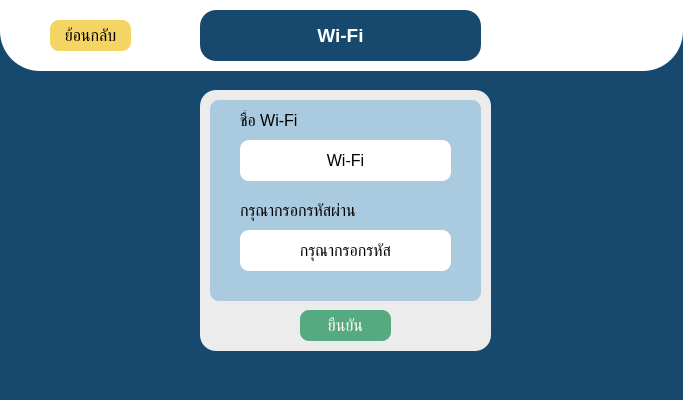
<?xml version="1.0" encoding="UTF-8"?>
<ui version="4.0">
 <class>wifi2</class>
 <widget class="QMainWindow" name="wifi2">
  <property name="geometry">
   <rect>
    <x>0</x>
    <y>0</y>
    <width>683</width>
    <height>400</height>
   </rect>
  </property>
  <property name="windowTitle">
   <string>Wi-Fi</string>
  </property>
  <property name="styleSheet">
   <string notr="true">
background-color: rgb(23, 73, 110);</string>
  </property>
  <widget class="QWidget" name="centralwidget">
   <widget class="QFrame" name="frame">
    <property name="geometry">
     <rect>
      <x>0</x>
      <y>-60</y>
      <width>683</width>
      <height>131</height>
     </rect>
    </property>
    <property name="styleSheet">
     <string notr="true">border-radius: 40px;
background-color: rgb(255, 255, 255);</string>
    </property>
    <property name="frameShape">
     <enum>QFrame::StyledPanel</enum>
    </property>
    <property name="frameShadow">
     <enum>QFrame::Raised</enum>
    </property>
    <widget class="QLabel" name="label">
     <property name="geometry">
      <rect>
       <x>200</x>
       <y>70</y>
       <width>281</width>
       <height>51</height>
      </rect>
     </property>
     <property name="font">
      <font>
       <pointsize>14</pointsize>
       <weight>75</weight>
       <bold>true</bold>
      </font>
     </property>
     <property name="styleSheet">
      <string notr="true">border-radius: 16px;
color: rgb(255, 255, 255);
background-color: rgb(23, 73, 110);</string>
     </property>
     <property name="frameShape">
      <enum>QFrame::Box</enum>
     </property>
     <property name="lineWidth">
      <number>1</number>
     </property>
     <property name="text">
      <string>Wi-Fi</string>
     </property>
     <property name="textFormat">
      <enum>Qt::AutoText</enum>
     </property>
     <property name="scaledContents">
      <bool>false</bool>
     </property>
     <property name="alignment">
      <set>Qt::AlignCenter</set>
     </property>
     <property name="wordWrap">
      <bool>true</bool>
     </property>
    </widget>
    <widget class="QPushButton" name="add_back_pushButton">
     <property name="geometry">
      <rect>
       <x>50</x>
       <y>80</y>
       <width>81</width>
       <height>31</height>
      </rect>
     </property>
     <property name="font">
      <font>
       <pointsize>12</pointsize>
      </font>
     </property>
     <property name="styleSheet">
      <string notr="true">border-radius: 9px;
color: rgb(0, 0, 0);
background-color: rgb(244, 212, 99);</string>
     </property>
     <property name="text">
      <string>ย้อนกลับ</string>
     </property>
    </widget>
   </widget>
   <widget class="QFrame" name="frame_2">
    <property name="geometry">
     <rect>
      <x>200</x>
      <y>90</y>
      <width>291</width>
      <height>261</height>
     </rect>
    </property>
    <property name="styleSheet">
     <string notr="true">border-radius: 16px;
background-color: rgb(236, 236, 236);</string>
    </property>
    <property name="frameShape">
     <enum>QFrame::StyledPanel</enum>
    </property>
    <property name="frameShadow">
     <enum>QFrame::Raised</enum>
    </property>
    <widget class="QFrame" name="frame_3">
     <property name="geometry">
      <rect>
       <x>10</x>
       <y>10</y>
       <width>271</width>
       <height>201</height>
      </rect>
     </property>
     <property name="styleSheet">
      <string notr="true">border-radius: 9px;
background-color: rgb(170, 203, 223);</string>
     </property>
     <property name="frameShape">
      <enum>QFrame::StyledPanel</enum>
     </property>
     <property name="frameShadow">
      <enum>QFrame::Raised</enum>
     </property>
     <widget class="QLabel" name="name_wifi">
      <property name="geometry">
       <rect>
        <x>30</x>
        <y>10</y>
        <width>191</width>
        <height>21</height>
       </rect>
      </property>
      <property name="font">
       <font>
        <pointsize>12</pointsize>
       </font>
      </property>
      <property name="text">
       <string>ชื่อ Wi-Fi</string>
      </property>
     </widget>
     <widget class="QLabel" name="label_2">
      <property name="geometry">
       <rect>
        <x>30</x>
        <y>40</y>
        <width>211</width>
        <height>41</height>
       </rect>
      </property>
      <property name="font">
       <font>
        <pointsize>12</pointsize>
        <weight>50</weight>
        <bold>false</bold>
       </font>
      </property>
      <property name="styleSheet">
       <string notr="true">border-radius: 9px;
color: rgb(0, 0, 0);
background-color: rgb(255, 255, 255);</string>
      </property>
      <property name="frameShape">
       <enum>QFrame::Box</enum>
      </property>
      <property name="lineWidth">
       <number>1</number>
      </property>
      <property name="text">
       <string>Wi-Fi</string>
      </property>
      <property name="textFormat">
       <enum>Qt::AutoText</enum>
      </property>
      <property name="scaledContents">
       <bool>false</bool>
      </property>
      <property name="alignment">
       <set>Qt::AlignCenter</set>
      </property>
      <property name="wordWrap">
       <bool>true</bool>
      </property>
     </widget>
     <widget class="QLabel" name="label_3">
      <property name="geometry">
       <rect>
        <x>30</x>
        <y>130</y>
        <width>211</width>
        <height>41</height>
       </rect>
      </property>
      <property name="font">
       <font>
        <pointsize>12</pointsize>
        <weight>50</weight>
        <bold>false</bold>
       </font>
      </property>
      <property name="styleSheet">
       <string notr="true">border-radius: 9px;
color: rgb(0, 0, 0);
background-color: rgb(255, 255, 255);</string>
      </property>
      <property name="frameShape">
       <enum>QFrame::Box</enum>
      </property>
      <property name="lineWidth">
       <number>1</number>
      </property>
      <property name="text">
       <string>กรุณากรอกรหัส</string>
      </property>
      <property name="textFormat">
       <enum>Qt::AutoText</enum>
      </property>
      <property name="scaledContents">
       <bool>false</bool>
      </property>
      <property name="alignment">
       <set>Qt::AlignCenter</set>
      </property>
      <property name="wordWrap">
       <bool>true</bool>
      </property>
     </widget>
     <widget class="QLabel" name="password">
      <property name="geometry">
       <rect>
        <x>30</x>
        <y>100</y>
        <width>211</width>
        <height>21</height>
       </rect>
      </property>
      <property name="font">
       <font>
        <pointsize>12</pointsize>
       </font>
      </property>
      <property name="text">
       <string>กรุณากรอกรหัสผ่าน</string>
      </property>
     </widget>
    </widget>
    <widget class="QPushButton" name="next_pushButton">
     <property name="geometry">
      <rect>
       <x>100</x>
       <y>220</y>
       <width>91</width>
       <height>31</height>
      </rect>
     </property>
     <property name="font">
      <font>
       <pointsize>12</pointsize>
      </font>
     </property>
     <property name="styleSheet">
      <string notr="true">border-radius: 9px;
color: rgb(255, 255, 255);
background-color: rgb(85, 170, 127);
</string>
     </property>
     <property name="text">
      <string>ยืนยัน</string>
     </property>
    </widget>
   </widget>
  </widget>
 </widget>
 <resources/>
 <connections/>
</ui>
